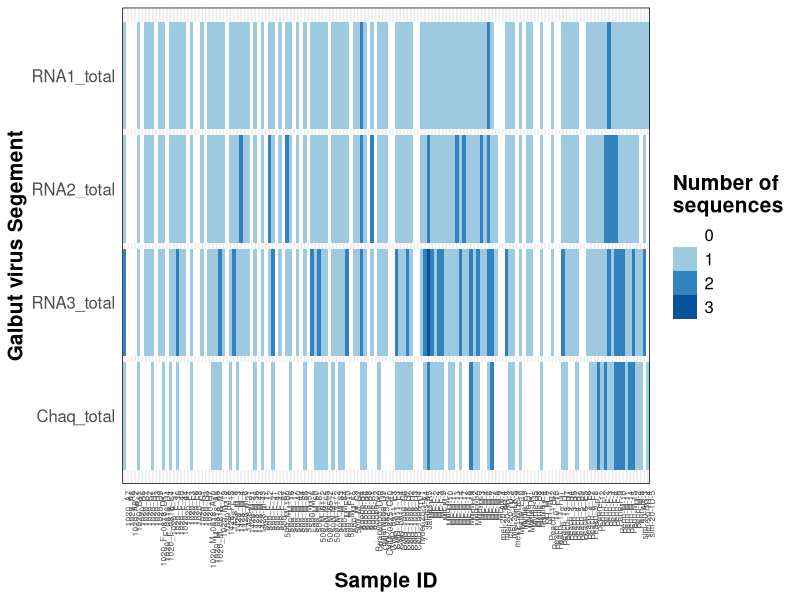
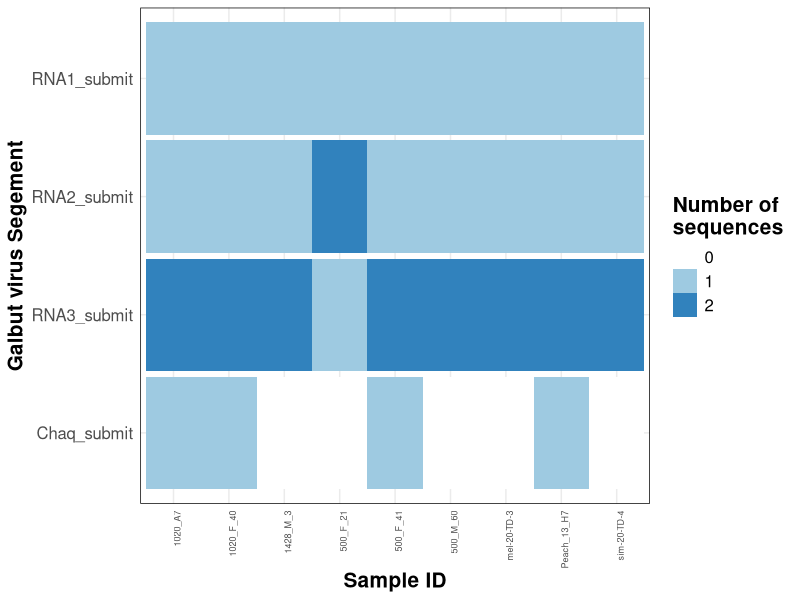
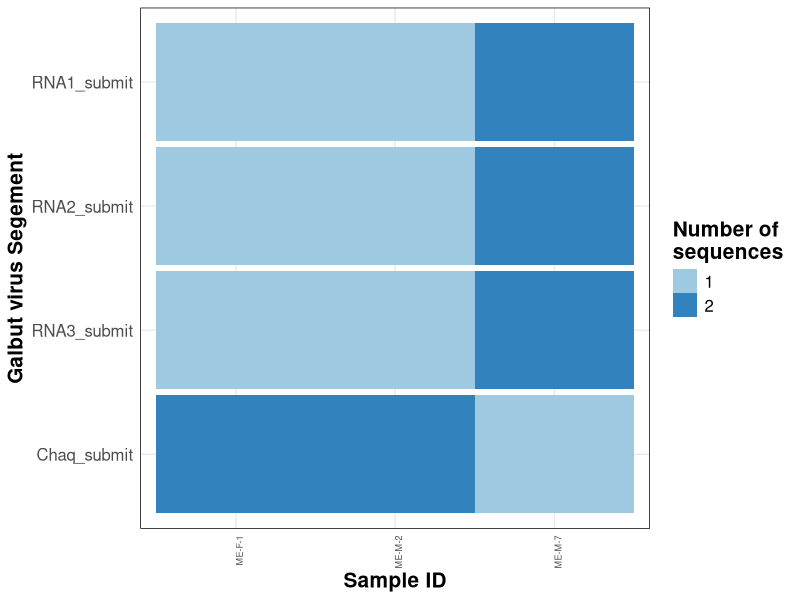
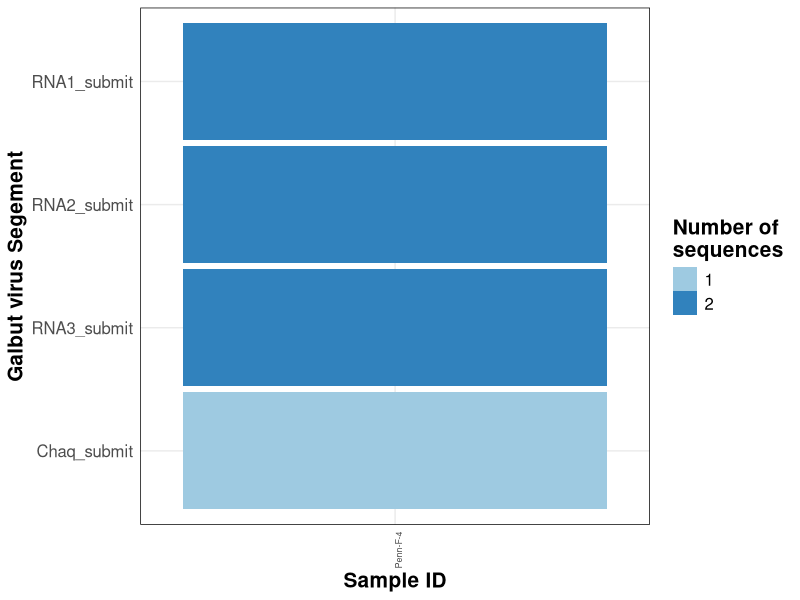
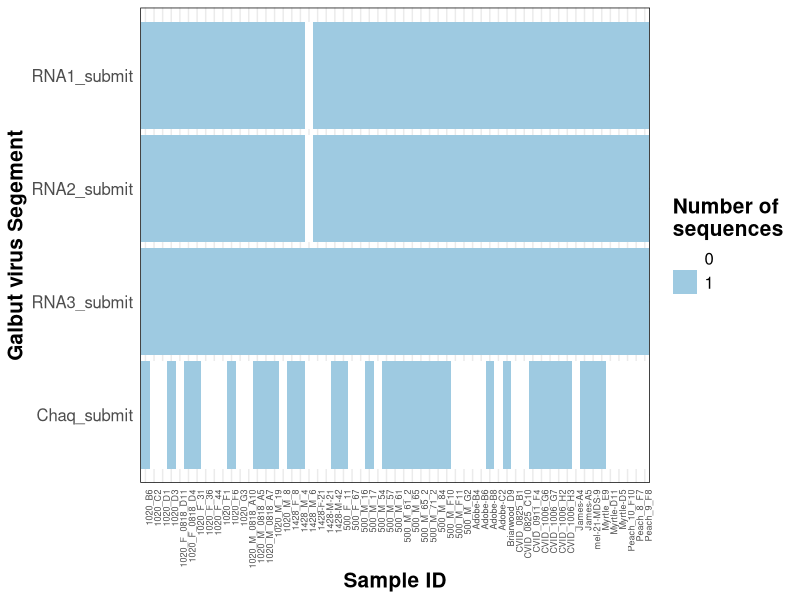
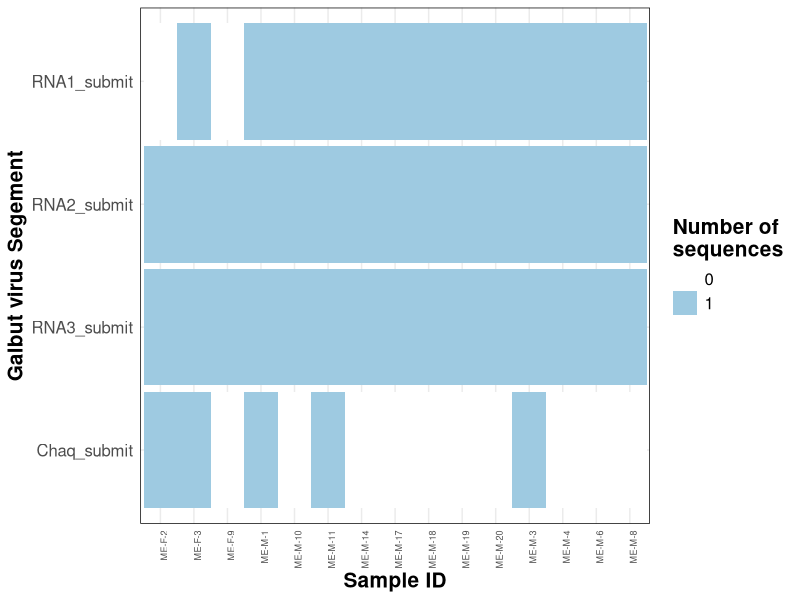
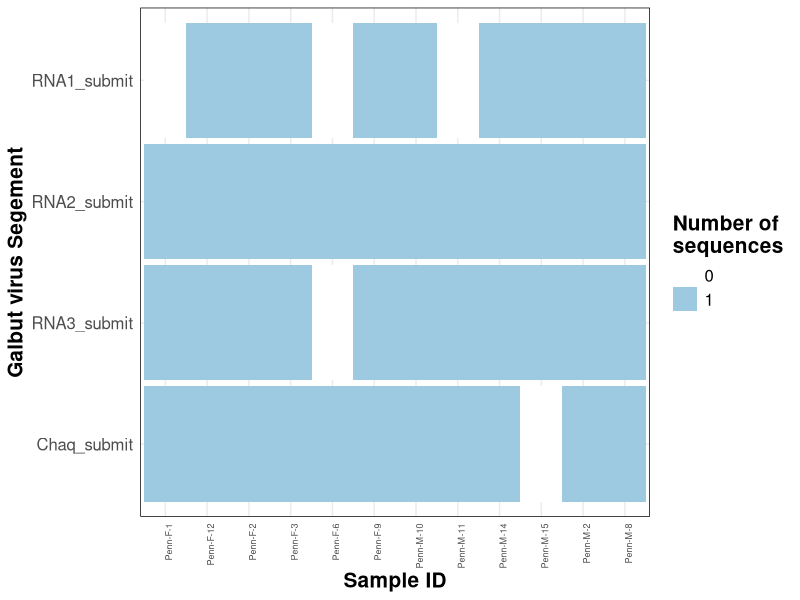
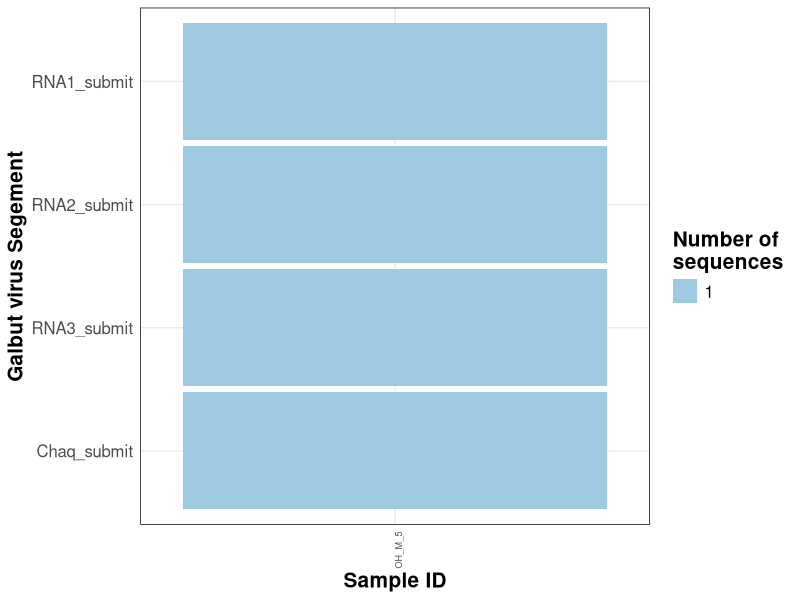

The R script that drew these images, in order:
# This script was used to look at galbut virus and chaq virus segement presence 
# in a heat map style figure. The code used for figure 4.
library(tidyverse)
library(readxl)
library(forcats)

metadata <- read_xlsx("analyses/data/Metadata_Table_OH_removed.xlsx")
all_rpm <- read_csv("analyses/data/all_rpm_counts.csv")

metadata <- left_join(metadata, all_rpm, by = "sample_name")

heatmap_data <- metadata %>% 
  select(sample_name, location, RNA1_submit, RNA2_submit, RNA3_submit, Chaq_submit,
         RNA1_total, RNA2_total, RNA3_total, Chaq_total, submit_co) %>% 
  pivot_longer(cols = c("RNA1_submit", "RNA2_submit", "RNA3_submit", "Chaq_submit",
                        "RNA1_total", "RNA2_total", "RNA3_total", "Chaq_total"),
               names_to = "segment", 
               values_to = "number") %>% 
  mutate(segment = factor(segment, levels = c("Chaq_submit", "Chaq_total", 
                                              "RNA3_submit", "RNA3_total", 
                                              "RNA2_submit", "RNA2_total",
                                              "RNA1_submit", "RNA1_total")))

heatmap_all <- ggplot(filter(heatmap_data, segment %in% c("Chaq_total", "RNA3_total",
                                                          "RNA2_total", "RNA1_total"))) +
  geom_tile(aes(x = sample_name, y = segment, fill = factor(number), height = 0.95)) +
  scale_fill_manual(values = c("white", "#9ecae1", "#3182bd", "#08519c")) +
  theme_minimal(base_size = 11) +
  theme(panel.border = element_rect(linetype = "solid", fill = NA),
        strip.background = element_rect(colour = "black", fill = "white"),
        axis.title = element_text(face = "bold"),
        legend.title = element_text(face = "bold"),
        strip.text = element_text(face = "bold"),
        #        axis.text = element_text(face = "bold"),
        text = element_text(size = 15),
        axis.text.x = element_text(angle = 90, hjust = 1, vjust = 1, size = 6)) +
  labs(x = "Sample ID", y = "Galbut virus Segement", fill = "Number of \nsequences")

heatmap_all
ggsave("analyses/plots/allll_heatmap_virus_pres.pdf", units = "in", width = 14, height = 8)

heatmap_pres <- metadata %>% 
  filter(num_seqs_total > 0) %>% 
  select(sample_name, location, RNA1_submit, RNA2_submit, RNA3_submit, Chaq_submit,
         RNA1_total, RNA2_total, RNA3_total, Chaq_total, submit_co) %>% 
  pivot_longer(cols = c("RNA1_submit", "RNA2_submit", "RNA3_submit", "Chaq_submit",
                        "RNA1_total", "RNA2_total", "RNA3_total", "Chaq_total"),
               names_to = "segment", 
               values_to = "number") %>% 
  mutate(segment = factor(segment, levels = c("Chaq_submit", "Chaq_total", 
                                              "RNA3_submit", "RNA3_total", 
                                              "RNA2_submit", "RNA2_total",
                                              "RNA1_submit", "RNA1_total")),
         location = factor(location)) %>% 
  group_by(location)



heatmap_co <- heatmap_pres %>% 
  filter(submit_co == "y") %>% 
  filter(location == "Colorado")

heatmap_me <- heatmap_pres %>% 
  filter(submit_co == "y") %>% 
  filter(location == "Maine")

heatmap_oh <- heatmap_pres %>% 
  filter(submit_co == "y") %>% 
  filter(location == "Ohio")

heatmap_pe <- heatmap_pres %>% 
  filter(submit_co == "y") %>% 
  filter(location == "Pennsylvania")

heatmap_sin_co <- heatmap_pres %>% 
  filter(submit_co == "n")  %>% 
  filter(location == "Colorado")

heatmap_sin_me <- heatmap_pres %>% 
  filter(submit_co == "n") %>% 
  filter(location == "Maine")

heatmap_sin_oh <- heatmap_pres %>% 
  filter(submit_co == "n") %>% 
  filter(location == "Ohio")

heatmap_sin_pe <- heatmap_pres %>% 
  filter(submit_co == "n") %>% 
  filter(location == "Pennsylvania")

heatmap_all_co <- ggplot(filter(heatmap_co, segment %in% c("Chaq_submit", "RNA3_submit",
                                                               "RNA2_submit", "RNA1_submit"))) +
  geom_tile(aes(x = sample_name, y = segment, fill = factor(number), height = 0.95)) +
  scale_fill_manual(values = c("white", "#9ecae1", "#3182bd", "#08519c")) +
  theme_minimal(base_size = 11) +
  theme(panel.border = element_rect(linetype = "solid", fill = NA),
        strip.background = element_rect(colour = "black", fill = "white"),
        axis.title = element_text(face = "bold"),
        legend.title = element_text(face = "bold"),
        strip.text = element_text(face = "bold"),
        #        axis.text = element_text(face = "bold"),
        text = element_text(size = 15),
        axis.text.x = element_text(angle = 90, hjust = 1, vjust = 1, size = 6.5)) +
  labs(x = "Sample ID", y = "Galbut virus Segement", fill = "Number of \nsequences")

heatmap_all_co
ggsave("analyses/plots/heatmap_co_co_sub.pdf", units = "in", width = 14, height = 8)

heatmap_me_co <- ggplot(filter(heatmap_me, segment %in% c("Chaq_submit", "RNA3_submit",
                                                           "RNA2_submit", "RNA1_submit"))) +
  geom_tile(aes(x = sample_name, y = segment, fill = factor(number), height = 0.95)) +
  scale_fill_manual(values = c("#9ecae1", "#3182bd")) +
  theme_minimal(base_size = 11) +
  theme(panel.border = element_rect(linetype = "solid", fill = NA),
        strip.background = element_rect(colour = "black", fill = "white"),
        axis.title = element_text(face = "bold"),
        legend.title = element_text(face = "bold"),
        strip.text = element_text(face = "bold"),
        #        axis.text = element_text(face = "bold"),
        text = element_text(size = 15),
        axis.text.x = element_text(angle = 90, hjust = 1, vjust = 1, size = 6.5)) +
  labs(x = "Sample ID", y = "Galbut virus Segement", fill = "Number of \nsequences")

heatmap_me_co
ggsave("analyses/plots/heatmap_co_me_sub.pdf", units = "in", width = 14, height = 8)

heatmap_pe_co <- ggplot(filter(heatmap_pe, segment %in% c("Chaq_submit", "RNA3_submit",
                                                          "RNA2_submit", "RNA1_submit"))) +
  geom_tile(aes(x = sample_name, y = segment, fill = factor(number), height = 0.95)) +
  scale_fill_manual(values = c("#9ecae1", "#3182bd")) +
  theme_minimal(base_size = 11) +
  theme(panel.border = element_rect(linetype = "solid", fill = NA),
        strip.background = element_rect(colour = "black", fill = "white"),
        axis.title = element_text(face = "bold"),
        legend.title = element_text(face = "bold"),
        strip.text = element_text(face = "bold"),
        #        axis.text = element_text(face = "bold"),
        text = element_text(size = 15),
        axis.text.x = element_text(angle = 90, hjust = 1, vjust = 1, size = 6.5)) +
  labs(x = "Sample ID", y = "Galbut virus Segement", fill = "Number of \nsequences")

heatmap_pe_co
ggsave("analyses/plots/heatmap_co_pe_sub.pdf", units = "in", width = 14, height = 8)

heatmap_sin_co <- ggplot(filter(heatmap_sin_co, segment %in% c("Chaq_submit", "RNA3_submit",
                                                               "RNA2_submit", "RNA1_submit"))) +
  geom_tile(aes(x = sample_name, y = segment, fill = factor(number), height = 0.95)) +
  scale_fill_manual(values = c("white", "#9ecae1", "#3182bd", "#08519c")) +
  theme_minimal(base_size = 11) +
  theme(panel.border = element_rect(linetype = "solid", fill = NA),
        strip.background = element_rect(colour = "black", fill = "white"),
        axis.title = element_text(face = "bold"),
        legend.title = element_text(face = "bold"),
        strip.text = element_text(face = "bold"),
        #        axis.text = element_text(face = "bold"),
        text = element_text(size = 15),
        axis.text.x = element_text(angle = 90, hjust = 1, vjust = 1, size = 6.5)) +
  labs(x = "Sample ID", y = "Galbut virus Segement", fill = "Number of \nsequences")

heatmap_sin_co
ggsave("analyses/plots/heatmap_sin_co_sub.pdf", units = "in", width = 14, height = 8)

heatmap_me_sin <- ggplot(filter(heatmap_sin_me, segment %in% c("Chaq_submit", "RNA3_submit",
                                                               "RNA2_submit", "RNA1_submit"))) +
  geom_tile(aes(x = sample_name, y = segment, fill = factor(number), height = 0.95)) +
  scale_fill_manual(values = c("white", "#9ecae1", "#3182bd", "#08519c")) +
  theme_minimal(base_size = 11) +
  theme(panel.border = element_rect(linetype = "solid", fill = NA),
        strip.background = element_rect(colour = "black", fill = "white"),
        axis.title = element_text(face = "bold"),
        legend.title = element_text(face = "bold"),
        strip.text = element_text(face = "bold"),
        #        axis.text = element_text(face = "bold"),
        text = element_text(size = 15),
        axis.text.x = element_text(angle = 90, hjust = 1, vjust = 1, size = 6.5)) +
  labs(x = "Sample ID", y = "Galbut virus Segement", fill = "Number of \nsequences")

heatmap_me_sin
ggsave("analyses/plots/heatmap_sin_me_sub.pdf", units = "in", width = 14, height = 8)

heatmap_pe_sin <- ggplot(filter(heatmap_sin_pe, segment %in% c("Chaq_submit", "RNA3_submit",
                                                               "RNA2_submit", "RNA1_submit"))) +
  geom_tile(aes(x = sample_name, y = segment, fill = factor(number), height = 0.95)) +
  scale_fill_manual(values = c("white", "#9ecae1")) +
  theme_minimal(base_size = 11) +
  theme(panel.border = element_rect(linetype = "solid", fill = NA),
        strip.background = element_rect(colour = "black", fill = "white"),
        axis.title = element_text(face = "bold"),
        legend.title = element_text(face = "bold"),
        strip.text = element_text(face = "bold"),
        #        axis.text = element_text(face = "bold"),
        text = element_text(size = 15),
        axis.text.x = element_text(angle = 90, hjust = 1, vjust = 1, size = 6.5)) +
  labs(x = "Sample ID", y = "Galbut virus Segement", fill = "Number of \nsequences")

heatmap_pe_sin
ggsave("analyses/plots/heatmap_sin_pe_sub.pdf", units = "in", width = 14, height = 8)

heatmap_oh_sin <- ggplot(filter(heatmap_sin_oh, segment %in% c("Chaq_submit", "RNA3_submit",
                                                               "RNA2_submit", "RNA1_submit"))) +
  geom_tile(aes(x = sample_name, y = segment, fill = factor(number), height = 0.95)) +
  scale_fill_manual(values = c("#9ecae1")) +
  theme_minimal(base_size = 11) +
  theme(panel.border = element_rect(linetype = "solid", fill = NA),
        strip.background = element_rect(colour = "black", fill = "white"),
        axis.title = element_text(face = "bold"),
        legend.title = element_text(face = "bold"),
        strip.text = element_text(face = "bold"),
        #        axis.text = element_text(face = "bold"),
        text = element_text(size = 15),
        axis.text.x = element_text(angle = 90, hjust = 1, vjust = 1, size = 6.5)) +
  labs(x = "Sample ID", y = "Galbut virus Segement", fill = "Number of \nsequences")

heatmap_oh_sin
ggsave("analyses/plots/heatmap_sin_oh_sub.pdf", units = "in", width = 14, height = 8)
